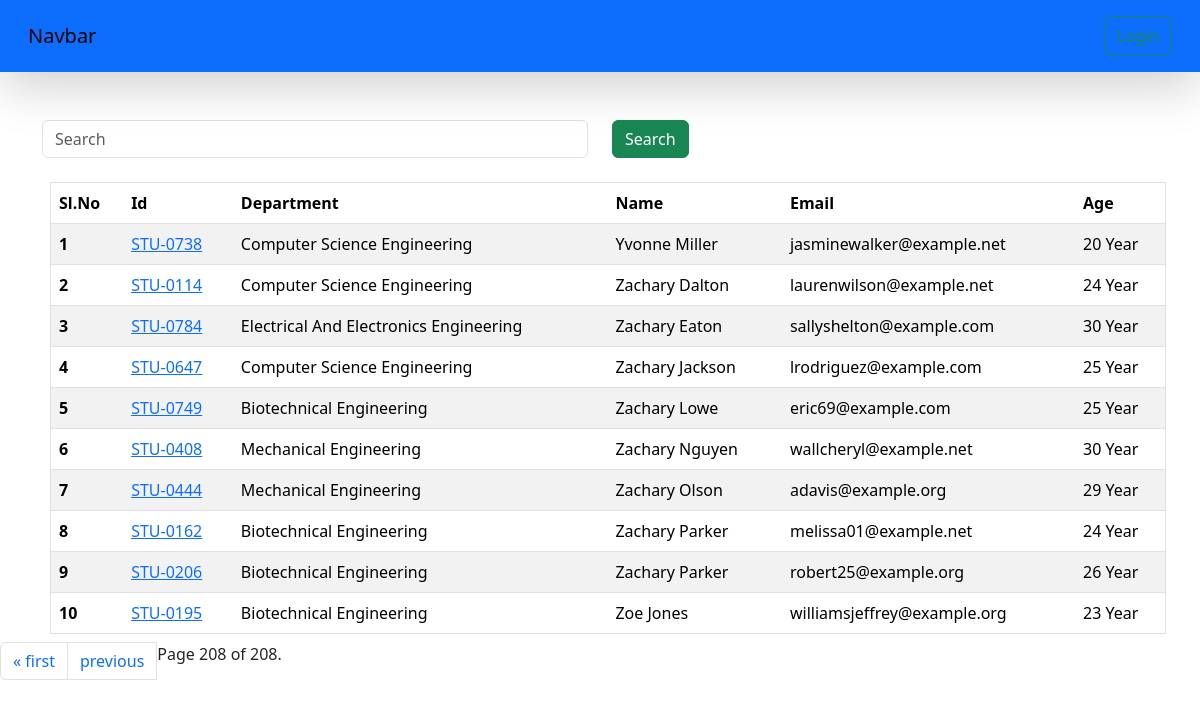
The app's page /student/?page=208 with its own data.
### veg/models.py (models this page shows, shortened)
class Student(models.Model):
    department=models.ForeignKey(Department,related_name="depart",on_delete=models.CASCADE)
    student_id=models.OneToOneField(StudentID,related_name="studentid",on_delete=models.CASCADE)
    student_name=models.CharField(max_length=100)
    student_age=models.IntegerField(default=18)
    student_email=models.EmailField(unique=True)
    student_address=models.TextField()
    is_deleted = models.BooleanField(default=False)
    objects=StudentManager()
    admin_objects=models.Manager()
    class Meta:
        ordering=['student_name']
        verbose_name='student'

class StudentID(models.Model):
    student_id = models.CharField(max_length=100)
    def __str__(self) -> str:
        return self.student_id

class Department(models.Model):
    department=models.CharField(max_length=100)
    class Meta:
        ordering = ['department']

### veg/views.py (the view, shortened to what this page needs)
# urls.py: path('student/',get_student,name="get_student"),
def get_student(request):
   queryset = Student.objects.all()
   paginator = Paginator(queryset,10)
   page_number = request.GET.get("page",1)
   page_obj=paginator.get_page(page_number)
   return render(request,'report/student.html',{'queryset':page_obj})

### veg/models.py (called while the page is built)
    def get_queryset(self):
        return super().get_queryset().filter(is_deleted=False)

### home/templates/report/student.html (shortened to what this page needs)
{% extends 'base.html' %}
{% block start %}
<div class="container mt-5">
  <form action="" class="mb-4">
  <div class="row">
    <div class="col-md-6">
      <input type="text" name="search" class="form-control" placeholder="Search">
    </div>
    <div class="col-md-6">
      <button class="btn btn-success">Search</button>
    </div>
  </form>
  </div>
<table class="table m-2 table-striped">
  <thead>
    <tr>
      <th scope="col">Sl.No</th>
      <th scope="col">Id</th>
      <th scope="col">Department</th>
      <th scope="col">Name</th>
      <th scope="col">Email</th>
      <th scope="col">Age</th>
    </tr>
  </thead>
  <tbody>
    {% for student in queryset%}
    <tr>
      <th scope="row">{{forloop.counter}}</th>
      <td>
        <a href="{% url 'see_marks' student.student_id %}">{{student.student_id}}</a>
      </td>
      <td>{{student.department.department}}</td>
      <td>{{student.student_name}}</td>
      <td>{{student.student_email}}</td>
      <td>{{student.student_age}} Year</td>
    </tr>
    {% endfor %}
  </tbody>
</table>
<nav area-label="page navigation example">
    <ul class="pagination">
        {% if queryset.has_previous %}
        <li class="page-item"><a class="page-link" href="?page=1">&laquo; first</a></li>
        <li class="page-item"><a class="page-link"  href="?page={{ queryset.previous_page_number }}">previous</a></li>
        {% endif %}
        <span class="current">
            Page {{ queryset.number }} of {{ queryset.paginator.num_pages }}.
        </span>
    </ul>
</nav>
{% endblock %}

### home/templates/base.html (style rules this page uses)
table, th, td { border: 1px solid black; }

### records on screen
Student: student_id "STU-0738", department.department "Computer Science Engineering", student_name "Yvonne Miller", student_email "jasminewalker@example.net", student_age "20"
Student: student_id "STU-0114", department.department "Computer Science Engineering", student_name "Zachary Dalton", student_email "laurenwilson@example.net", student_age "24"
Student: student_id "STU-0784", department.department "Electrical And Electronics Engineering", student_name "Zachary Eaton", student_email "sallyshelton@example.com", student_age "30"
Student: student_id "STU-0647", department.department "Computer Science Engineering", student_name "Zachary Jackson", student_email "lrodriguez@example.com", student_age "25"
Student: student_id "STU-0749", department.department "Biotechnical Engineering", student_name "Zachary Lowe", student_email "eric69@example.com", student_age "25"
Student: student_id "STU-0408", department.department "Mechanical Engineering", student_name "Zachary Nguyen", student_email "wallcheryl@example.net", student_age "30"
Student: student_id "STU-0444", department.department "Mechanical Engineering", student_name "Zachary Olson", student_email "adavis@example.org", student_age "29"
Student: student_id "STU-0162", department.department "Biotechnical Engineering", student_name "Zachary Parker", student_email "melissa01@example.net", student_age "24"
Student: student_id "STU-0206", department.department "Biotechnical Engineering", student_name "Zachary Parker", student_email "robert25@example.org", student_age "26"
Student: student_id "STU-0195", department.department "Biotechnical Engineering", student_name "Zoe Jones", student_email "williamsjeffrey@example.org", student_age "23"

### other values on screen
{{ queryset.number }} "208"
{{ queryset.paginator.num_pages }} "208"
